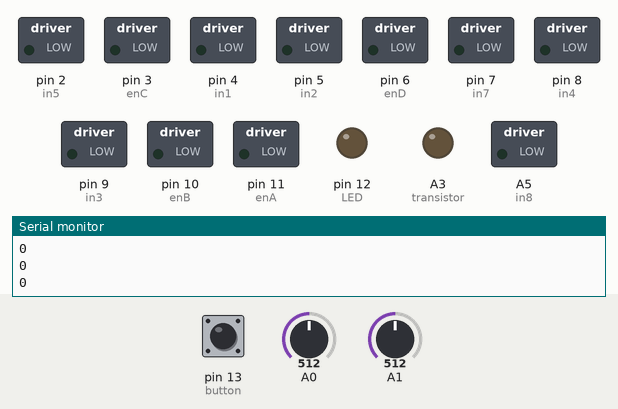
The sketch below on a simulated Arduino Uno, built with avr-gcc and run on an emulated ATmega328P. Parts: switched loads named in the sketch (green lamp = pin HIGH), output pins drawn as LEDs (lit = HIGH), the last lines printed to the serial monitor. Dashed ring = blinking. Inputs (shaded band) come from the test bench; at power-on: pin 13 (button) LOW, A1 = 512, A0 = 512. Pins used as bus, display or sensor lines are not drawn.

Above: at 1.2 s.
1.3 s: pin 13 (button) pulled HIGH for 0.15 s
At 2.6 s:
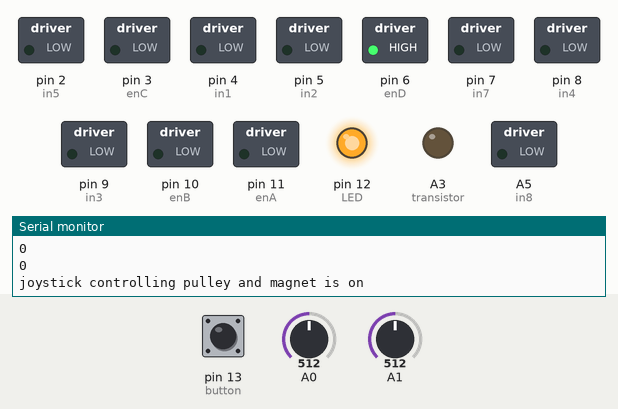
4.4 s: A1 set to 560
7.4 s: pin 13 (button) pulled HIGH for 1 s
At 9.6 s:
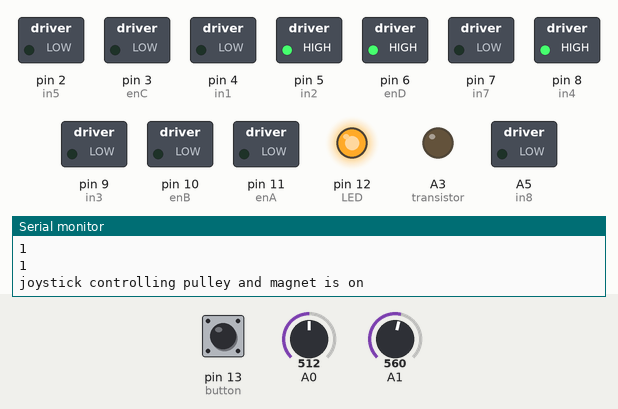
10.4 s: A1 set to 537
13.4 s: pin 13 (button) pulled HIGH for 3.2 s
At 17.6 s:
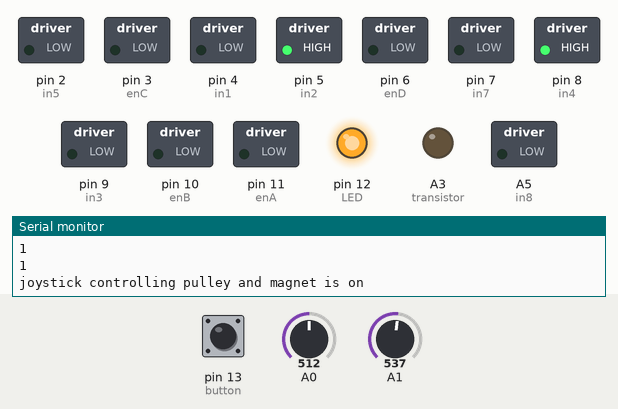
19.6 s: A1 set to 484
22.6 s: A1 set to 460
At 26.3 s:
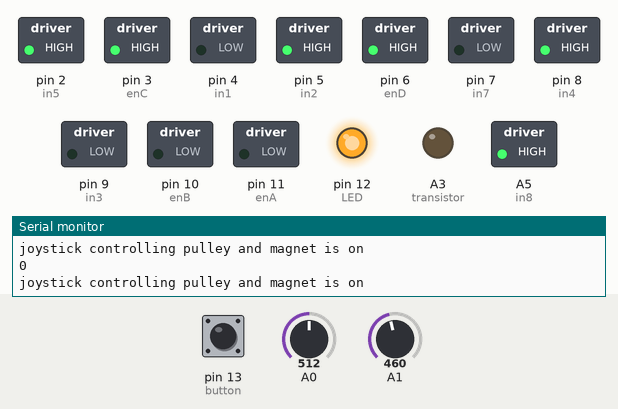
Timing chart, 0 to 28.3 s (numbered marks = the images above; inputs shaded):
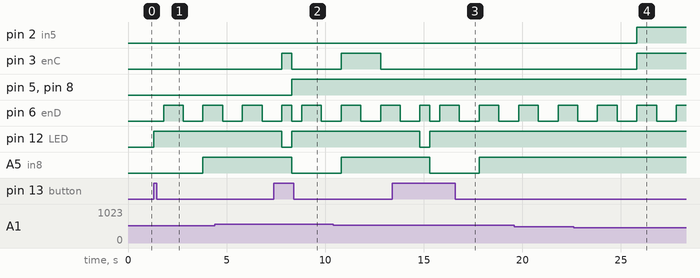

Measured:
- the behaviour switches between 470 and 469 on A1 (found by bisection; images 3 and 4)
- after the input at 1.3 s, pin 6 (enD): LOW → HIGH after 0.50 s, → LOW 1.0 s later, → HIGH 1.0 s later; pin 12 (LED): LOW → HIGH at once; A5 (in8): LOW → HIGH after 2.5 s
- after the input at 7.4 s, pin 5 (in2), pin 8 (in4): LOW → HIGH after 0.90 s; pin 12 (LED): HIGH → LOW after 0.40 s, → HIGH 0.50 s later; A5 (in8): HIGH → LOW after 0.90 s
- after the input at 13.4 s, pin 12 (LED): HIGH → LOW after 1.4 s, → HIGH 0.50 s later; A5 (in8): HIGH → LOW after 1.9 s, → HIGH 2.5 s later
- after the input at 22.6 s, pin 2 (in5), pin 3 (enC): LOW → HIGH after 3.2 s

The sketch:

car.ino
```cpp
#define enB 10
#define in3 9
#define in4 8
#define enA 11
#define in1 4
#define in2 5

#define enC 3
#define in5 2
#define in6 1

#define enD 6
#define in7 7
#define in8 A5

#define transistor A3

const int button =13;
const int LED=12;
bool arm_on=false;

int  xAxis, yAxis;
int motorSpeedA = 0;
int motorSpeedB = 0;
int motorSpeedC =0;

void setup() {
  //Motor Code
  pinMode(enA, OUTPUT);
  pinMode(enB, OUTPUT);
  pinMode(enC, OUTPUT);
  pinMode(enD, OUTPUT);


  pinMode(in1, OUTPUT);
  pinMode(in2, OUTPUT);
  pinMode(in3, OUTPUT);
  pinMode(in4, OUTPUT);
  pinMode(in5, OUTPUT);
  pinMode(in6, OUTPUT);
  pinMode(in7, OUTPUT);
  pinMode(in8, OUTPUT);

  Serial.begin(9600);
  digitalWrite(in1, LOW);
  digitalWrite(in2, LOW);
  digitalWrite(in3, LOW);
  digitalWrite(in4, LOW);
  digitalWrite(in5, LOW);
  digitalWrite(in6, LOW);
  digitalWrite(in7, LOW);
  digitalWrite(in8, LOW);

  //Button Code
  pinMode(LED, OUTPUT);
  pinMode(button, INPUT);

  //transistor code
  pinMode(transistor, OUTPUT);


  Serial.begin(9600);
}

void loop() {
  yAxis = analogRead(A1);
  xAxis = analogRead(A0);
  //Serial.println(yAxis);
  //Serial.println(xAxis);

  Serial.println(digitalRead(button));
  if(digitalRead(button)==1){
    if(arm_on==false){


      digitalWrite(LED, HIGH);
      arm_on = true;
      delay(500);
    }
    else{
      digitalWrite(LED, LOW);
      arm_on=false;
      delay(500);
    }
  }

  if(!arm_on){
      //Turn pylley motor off
      digitalWrite(in5, LOW);
      digitalWrite(in6, LOW);
      analogWrite(enC, 0);
      //Turn Magnet off
      digitalWrite(in7, LOW);
      digitalWrite(in8, LOW);
      analogWrite(enD, 0);

    if (yAxis < 470) {
      digitalWrite(in1, HIGH);
      digitalWrite(in2, LOW);
      digitalWrite(in3, HIGH);
      digitalWrite(in4, LOW);
      motorSpeedA = map(yAxis, 470, 0, 0, 255);
      motorSpeedB = map(yAxis, 470, 0, 0, 255);
    }
    else if (yAxis > 550) {
      digitalWrite(in1, LOW);
      digitalWrite(in2, HIGH);
      digitalWrite(in3, LOW);
      digitalWrite(in4, HIGH);
      motorSpeedA = map(yAxis, 550, 1023, 0, 255);
      motorSpeedB = map(yAxis, 550, 1023, 0, 255);
    }
    else {
      motorSpeedA = 0;
      motorSpeedB = 0;
    }
    if (xAxis > 550) {
      int xMapped = map(xAxis, 550, 0, 0, 255);
      motorSpeedA = motorSpeedA + xMapped;
      motorSpeedB = motorSpeedB - xMapped;
      // Confine the range from 0 to 255
      if (motorSpeedA < 0) {
        motorSpeedA = 0;
      }
      if (motorSpeedB > 255) {
        motorSpeedB = 255;
      }
    }
    if (xAxis < 470) {
      int xMapped = map(xAxis, 470, 1023, 0, 255);
      motorSpeedA = motorSpeedA - xMapped;
      motorSpeedB = motorSpeedB + xMapped;
      if (motorSpeedA > 255) {
        motorSpeedA = 255;
      }
      if (motorSpeedB < 0) {
        motorSpeedB = 0;
      }
    }
    if (motorSpeedA < 70) {
      motorSpeedA = 0;
    }
    if (motorSpeedB < 70) {
      motorSpeedB = 0;
    }
    analogWrite(enA, motorSpeedA); // Send PWM signal to motor A
    analogWrite(enB, motorSpeedB); // Send PWM signal to motor B
  }


  else{
    Serial.println("joystick controlling pulley and magnet is on");
    //power the EM
    digitalWrite(6, HIGH);
    delay(1000);
    digitalWrite(6, LOW);
    delay(1000);


    //Turn Magnet on
    digitalWrite(in7, LOW);
    digitalWrite(in8, HIGH);
    analogWrite(enD, 255);

    if (yAxis < 470) {
      digitalWrite(in5, HIGH);
      digitalWrite(in6, LOW);
      analogWrite(enC, 255);
      //motorSpeedA = map(yAxis, 470, 0, 0, 255);
    }
    else if (yAxis > 550) {
      digitalWrite(in5, LOW);
      digitalWrite(in6, HIGH);
      analogWrite(enC, 255);
      //motorSpeedA = map(yAxis, 550, 1023, 0, 255);
    }
    if(yAxis>470 && yAxis<550){
      digitalWrite(in5, LOW);
      digitalWrite(in6, LOW);
      analogWrite(enC, 0);
    }
  }

}
```
